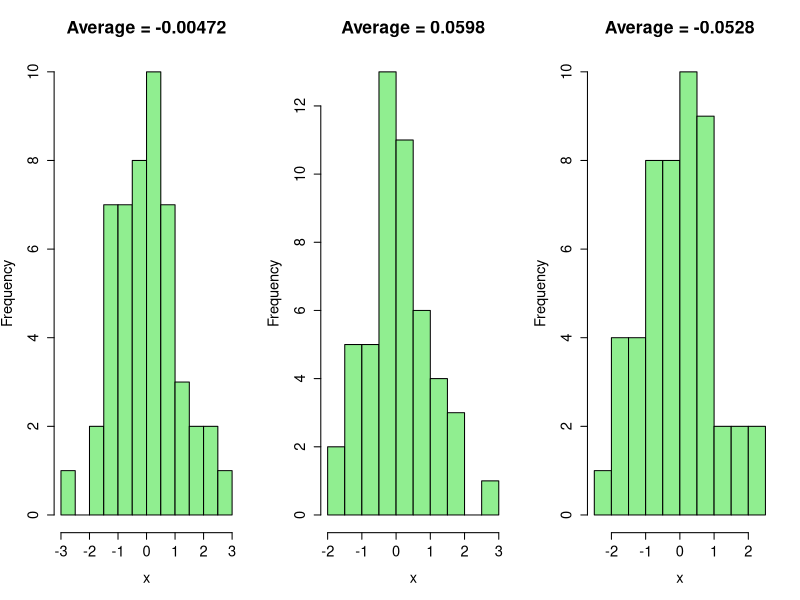
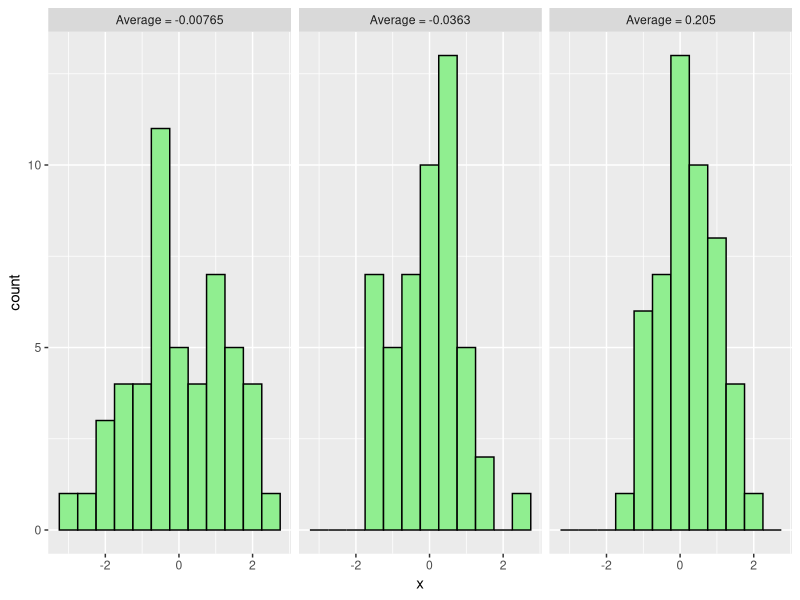
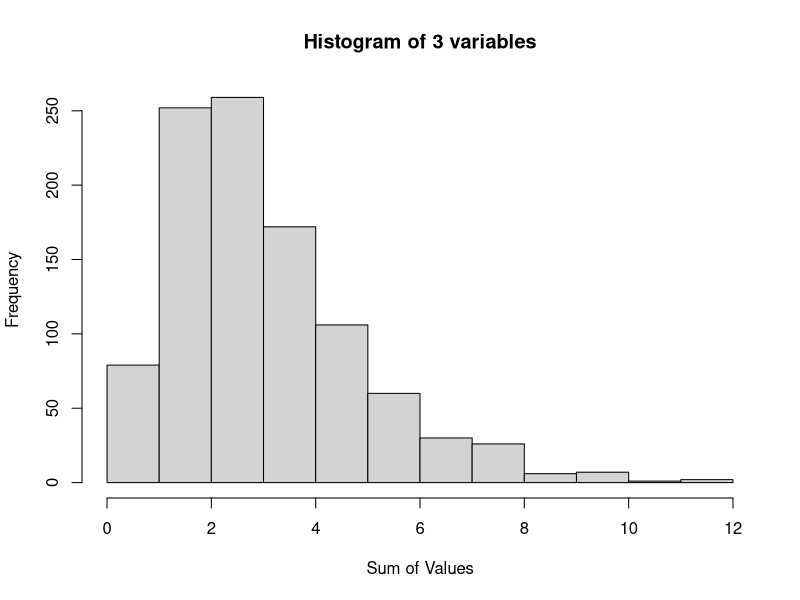
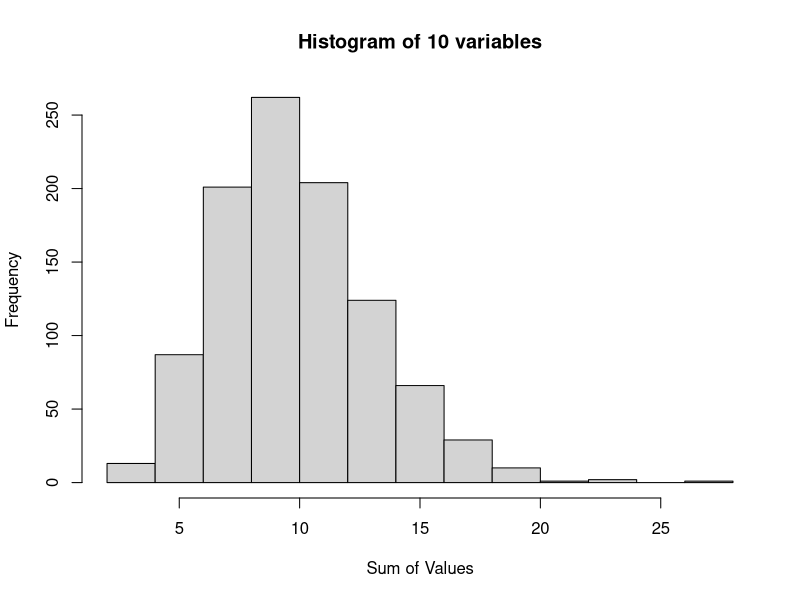
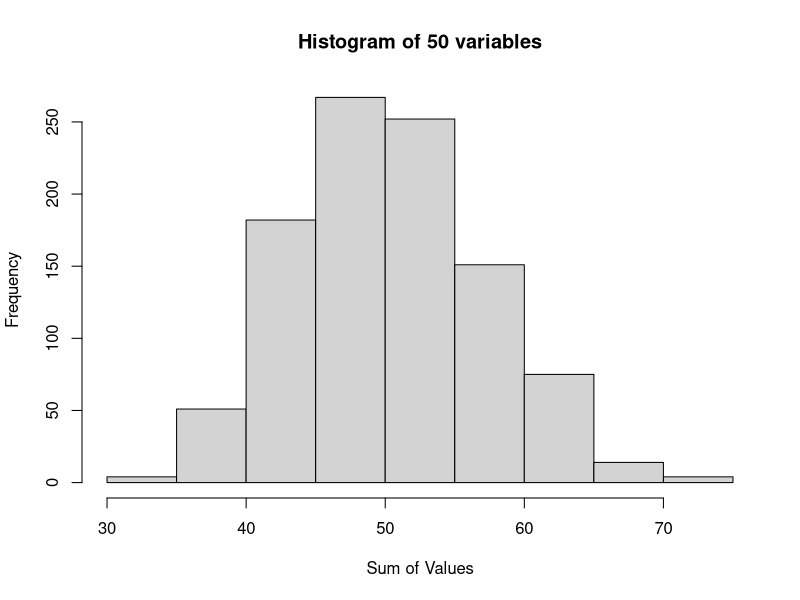
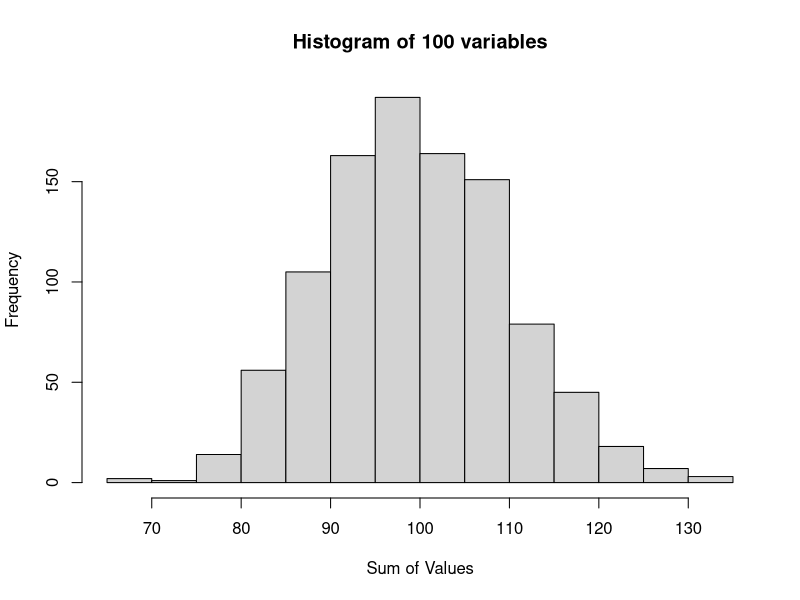
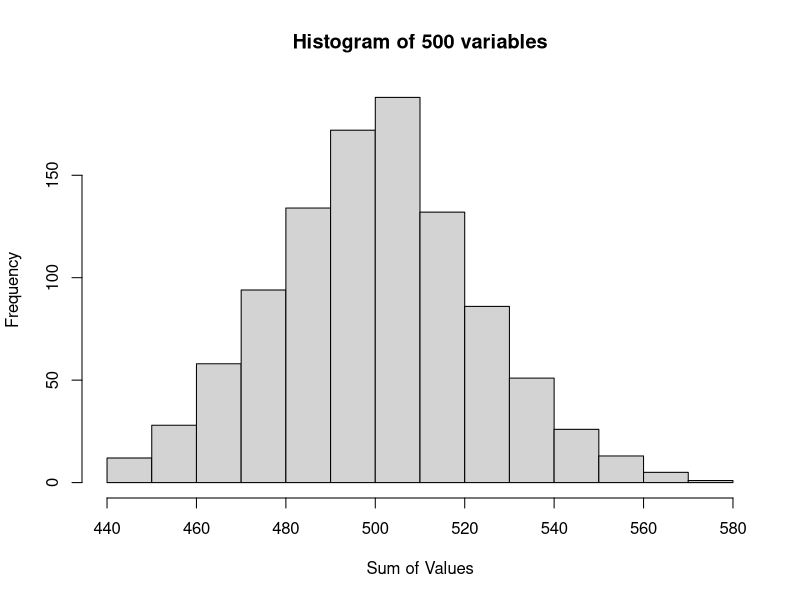
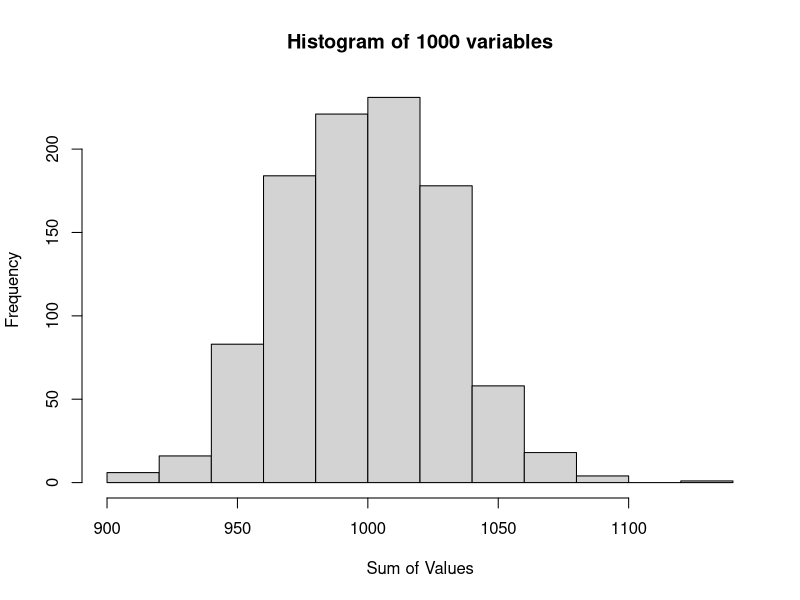

R code for these plots, in order:
## ---- chunk 1
library(ggplot2)
knitr::opts_chunk$set(echo = TRUE)
## ---- chunk 2
old.par <- par(mfrow=c(1,3),ps=16)
for ( iTry in 1:3 ) {
  x=rnorm(50,mean=0,sd=1)
  hist(x,breaks=10,col='lightgreen',main=paste("Average =",signif(mean(x),3)))
}
par(old.par)
## ---- chunk 3
ggplot(transform(data.frame(x=rnorm(150),y=rep(1:3,50)),y=paste("Average =",signif(unlist(lapply(unstack(data.frame(x,y)),mean))[y],3))),aes(x=x))+geom_histogram(binwidth=0.5,colour="black",fill='lightgreen')+facet_wrap(~y)
## ---- chunk 4
sample.sizes=c(3,10,50, 100, 500, 1000)
N = 3  # the number of i.i.d. variables X we are going to sum

# how many times we are going to repeat the "experiment" (see the text above for what we call an experiment):
repeats = 1000 
s.values=numeric() # we will use this vector to store the value of the sum in each experiment

for (n.exp in 1:repeats) { # repeat the experiment!
   # explained below. Here we must draw the values x1, ..., xN of the random variables we are going to sum up:
   ### replace with correct call: x = DISTR(N,...) 
   # the "measured" value of the random variable X is the sum of x1...xN, calculate it and save into 
   # the vector s.values:
   ### replace with correct call: s.values[n.exp] = ...???...
  s.values[n.exp] = sum(rexp(N)) }
# we repeated the experiment 1000 times, so we have 1000 values sampled from the process S and that should
# be plenty for looking at their distribution:
### replace with correct call:   ...DRAW histogram of n.exp values of s.values...
hist(s.values, main = "Histogram of 3 variables", xlab="Sum of Values")
## ---- chunk 5
sample.sizes=c(3,10,50, 100, 500, 1000)
N = 10
repeats = 1000 
s.values=numeric()

for (n.exp in 1:repeats){
  s.values[n.exp] = sum(rexp(N))}
hist(s.values, main = "Histogram of 10 variables", xlab="Sum of Values")
## ---- chunk 6
sample.sizes=c(3,10,50, 100, 500, 1000)
N = 50
repeats = 1000 
s.values=numeric()

for (n.exp in 1:repeats){
  s.values[n.exp] = sum(rexp(N))}
hist(s.values, main = "Histogram of 50 variables", xlab="Sum of Values")
## ---- chunk 7
sample.sizes=c(3,10,50, 100, 500, 1000)
N = 100
repeats = 1000 
s.values=numeric()

for (n.exp in 1:repeats){
  s.values[n.exp] = sum(rexp(N))}
hist(s.values, main = "Histogram of 100 variables", xlab="Sum of Values")
## ---- chunk 8
sample.sizes=c(3,10,50, 100, 500, 1000)
N = 500
repeats = 1000 
s.values=numeric()

for (n.exp in 1:repeats){
  s.values[n.exp] = sum(rexp(N))}
hist(s.values, main = "Histogram of 500 variables", xlab="Sum of Values")
## ---- chunk 9
sample.sizes=c(3,10,50, 100, 500, 1000)
N = 1000
repeats = 1000 
s.values=numeric()

for (n.exp in 1:repeats){
  s.values[n.exp] = sum(rexp(N))}
hist(s.values, main = "Histogram of 1000 variables", xlab="Sum of Values")
